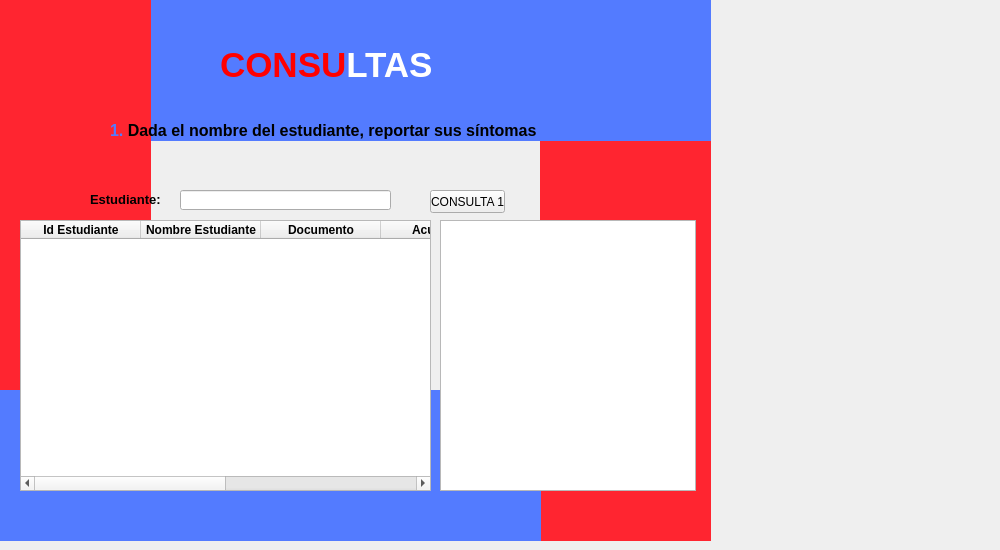
      <widget class="QWidget" name="Consulta">
       <attribute name="title">
        <string>Consulta1</string>
       </attribute>
       <widget class="QLabel" name="label_76">
        <property name="geometry">
         <rect>
          <x>0</x>
          <y>0</y>
          <width>711</width>
          <height>141</height>
         </rect>
        </property>
        <property name="styleSheet">
         <string notr="true">background-color: rgb(83, 123, 255);</string>
        </property>
        <property name="text">
         <string/>
        </property>
       </widget>
       <widget class="QLabel" name="label_77">
        <property name="geometry">
         <rect>
          <x>0</x>
          <y>390</y>
          <width>541</width>
          <height>151</height>
         </rect>
        </property>
        <property name="styleSheet">
         <string notr="true">background-color: rgb(83, 123, 255);</string>
        </property>
        <property name="text">
         <string/>
        </property>
       </widget>
       <widget class="QLabel" name="label_47">
        <property name="geometry">
         <rect>
          <x>0</x>
          <y>0</y>
          <width>151</width>
          <height>531</height>
         </rect>
        </property>
        <property name="styleSheet">
         <string notr="true">background-color: rgb(83, 123, 255);
background-color: rgb(255, 37, 48);</string>
        </property>
        <property name="text">
         <string/>
        </property>
       </widget>
       <widget class="QLabel" name="label_48">
        <property name="geometry">
         <rect>
          <x>540</x>
          <y>0</y>
          <width>171</width>
          <height>541</height>
         </rect>
        </property>
        <property name="styleSheet">
         <string notr="true">background-color: rgb(83, 123, 255);
background-color: rgb(255, 37, 48);</string>
        </property>
        <property name="text">
         <string/>
        </property>
       </widget>
       <widget class="QLabel" name="label_49">
        <property name="geometry">
         <rect>
          <x>220</x>
          <y>20</y>
          <width>771</width>
          <height>91</height>
         </rect>
        </property>
        <property name="styleSheet">
         <string notr="true">font: 24pt &quot;Eras Bold ITC&quot;;</string>
        </property>
        <property name="text">
         <string>&lt;html&gt;&lt;head/&gt;&lt;body&gt;&lt;p&gt;&lt;span style=&quot; font-size:26pt; font-weight:600; color:#ff0000;&quot;&gt;CONSU&lt;/span&gt;&lt;span style=&quot; font-size:26pt; font-weight:600; color:#ffffff;&quot;&gt;LTAS&lt;/span&gt;&lt;/p&gt;&lt;/body&gt;&lt;/html&gt;</string>
        </property>
       </widget>
       <widget class="QPushButton" name="Consul_1">
        <property name="geometry">
         <rect>
          <x>430</x>
          <y>190</y>
          <width>75</width>
          <height>23</height>
         </rect>
        </property>
        <property name="text">
         <string>CONSULTA 1</string>
        </property>
       </widget>
       <widget class="QTableWidget" name="Tabla_consulta">
        <property name="geometry">
         <rect>
          <x>20</x>
          <y>220</y>
          <width>411</width>
          <height>271</height>
         </rect>
        </property>
        <attribute name="horizontalHeaderDefaultSectionSize">
         <number>120</number>
        </attribute>
        <column>
         <property name="text">
          <string>Id Estudiante</string>
         </property>
         <property name="font">
          <font>
           <weight>75</weight>
           <bold>true</bold>
          </font>
         </property>
        </column>
        <column>
         <property name="text">
          <string>Nombre Estudiante</string>
         </property>
         <property name="font">
          <font>
           <weight>75</weight>
           <bold>true</bold>
          </font>
         </property>
        </column>
        <column>
         <property name="text">
          <string>Documento</string>
         </property>
         <property name="font">
          <font>
           <weight>75</weight>
           <bold>true</bold>
          </font>
         </property>
        </column>
        <column>
         <property name="text">
          <string>Acudiente</string>
         </property>
         <property name="font">
          <font>
           <weight>75</weight>
           <bold>true</bold>
          </font>
         </property>
        </column>
        <column>
         <property name="text">
          <string>Correo Electronico</string>
         </property>
         <property name="font">
          <font>
           <weight>75</weight>
           <bold>true</bold>
          </font>
         </property>
        </column>
        <column>
         <property name="text">
          <string>Sintomas</string>
         </property>
        </column>
       </widget>
       <widget class="QLabel" name="label_114">
        <property name="geometry">
         <rect>
          <x>110</x>
          <y>120</y>
          <width>531</width>
          <height>21</height>
         </rect>
        </property>
        <property name="whatsThis">
         <string>&lt;html&gt;&lt;head/&gt;&lt;body&gt;&lt;p&gt;xvv&lt;/p&gt;&lt;/body&gt;&lt;/html&gt;</string>
        </property>
        <property name="text">
         <string>&lt;html&gt;&lt;head/&gt;&lt;body&gt;&lt;p&gt;&lt;span style=&quot; font-size:12pt; font-weight:600; color:#537bff;&quot;&gt;1. &lt;/span&gt;&lt;span style=&quot; font-size:12pt; font-weight:600;&quot;&gt;Dada el nombre del estudiante, reportar sus síntomas&lt;/span&gt;&lt;/p&gt;&lt;/body&gt;&lt;/html&gt;</string>
        </property>
       </widget>
       <widget class="QLineEdit" name="codigoB">
        <property name="geometry">
         <rect>
          <x>180</x>
          <y>190</y>
          <width>211</width>
          <height>20</height>
         </rect>
        </property>
        <property name="text">
         <string/>
        </property>
       </widget>
       <widget class="QLabel" name="label_119">
        <property name="geometry">
         <rect>
          <x>90</x>
          <y>190</y>
          <width>101</width>
          <height>20</height>
         </rect>
        </property>
        <property name="text">
         <string>&lt;html&gt;&lt;head/&gt;&lt;body&gt;&lt;p&gt;&lt;span style=&quot; font-size:10pt; font-weight:600;&quot;&gt;Estudiante:&lt;/span&gt;&lt;/p&gt;&lt;/body&gt;&lt;/html&gt;</string>
        </property>
       </widget>
       <widget class="QListWidget" name="listWidget">
        <property name="geometry">
         <rect>
          <x>440</x>
          <y>220</y>
          <width>256</width>
          <height>271</height>
         </rect>
        </property>
       </widget>
       <zorder>label_48</zorder>
       <zorder>label_76</zorder>
       <zorder>label_47</zorder>
       <zorder>label_77</zorder>
       <zorder>label_49</zorder>
       <zorder>Consul_1</zorder>
       <zorder>Tabla_consulta</zorder>
       <zorder>label_114</zorder>
       <zorder>codigoB</zorder>
       <zorder>label_119</zorder>
       <zorder>listWidget</zorder>
      </widget>
